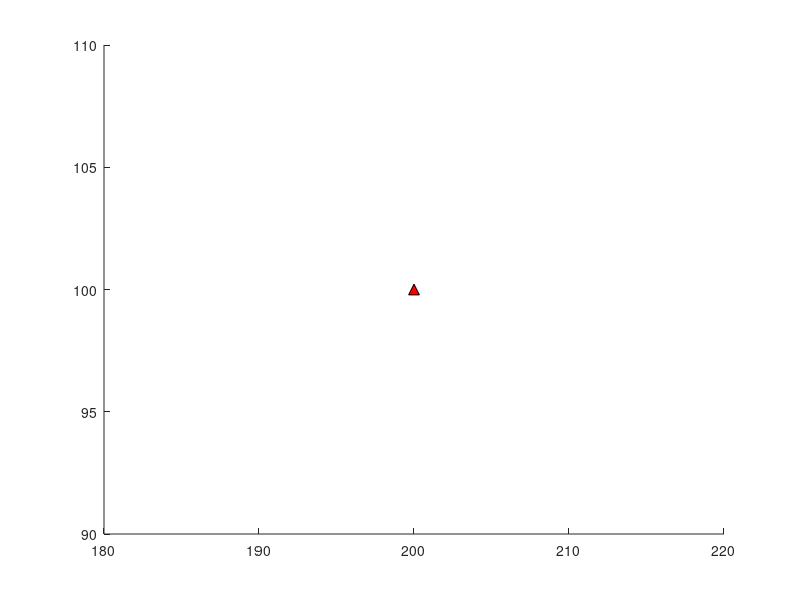

Reproduce this figure in MATLAB. (Note: this script raises an error after producing the figure.)
%% 2D FDoA iso doppler contours

% The scripts uses the emitter and sensor network positions and velocities
% to calculate the projection of the emitter(s) velocity on to each sensor followed
% by the difference of the experienced doppler shift at each sensor with
% respect to the central reference sensor (CRS) (idx = 1). The differences in doppler
% shifts w.r.t to the CRS is then used to compute and plot the isocontours
% that end up intersecting at the position of the emitting source.

clear;clc
%% iso Doppler Contours

emitterPos = [200 100].' ; % Source Position 

emitterVel = [1 1].'; % meters per sec

sensorPos = [00, 00; % Sensor positions (m)
            10, 10;
            10, -10;
           -10, 0].';
sensorVel = [0 0; 
             0 0; 
             0 0; 
             0 0].';
% figure;
% Draw Geometry
scatter(emitterPos(1,:),emitterPos(2,:),60,'DisplayName','Transmitter','Marker','^','MarkerFaceColor','r','MarkerEdgeColor','k');
hold on
label = [];

% Initializing graphics for reference sensor
ax = gca;
ax.Units ='normalized';
text(sensorPos(1,1)-.2,sensorPos(2,1)-.2,'S1','FontSize',10);
sen1mtn = quiver(sensorPos(1,1),sensorPos(2,1),(sensorVel(1,1)/4), (sensorVel(2,1)/4),'MaxHeadSize',4, 'Color','k');
excludeFromLegend(sen1mtn)

for i = 2:(size(sensorPos,2))
    label = ('  S'+ string(i));
    scatter(sensorPos(1,:),sensorPos(2,:),'DisplayName','Sensors','Marker','o','MarkerFaceColor','b','MarkerEdgeColor','k');
    text(sensorPos(1,i)-.2,sensorPos(2,i)-.2,label,'FontSize',10);

    % Draw velocity arrows for emitter
    for j = 1:size(emitterPos,2)
      srcmtn = quiver(emitterPos(1,j),emitterPos(2,j),(emitterVel(1,j)/4), (emitterVel(2,j)/4),'MaxHeadSize',4,'Color','k');
      excludeFromLegend(srcmtn);
    end

    % Draw velocity arrows for sensors
   senmtn = quiver(sensorPos(1,i),sensorPos(2,i),(sensorVel(1,i)/4), (sensorVel(2,i)/4),'MaxHeadSize',4, 'Color','k','LineStyle','-');
   excludeFromLegend(senmtn);

    % Draw isodoppler line S12
    vdiff = CalcDopDiff(emitterPos,emitterVel,sensorPos(:,1),sensorVel(:,1),sensorPos(:,i),sensorVel(:,i),3e8);
    xy_isodop = drawIsodop(sensorPos(:,1),sensorVel(:,1),sensorPos(:,i),sensorVel(:,i),emitterVel,vdiff,1000,max(max(emitterPos))*1.5);
    hh = plot(xy_isodop(1,:),xy_isodop(2,:),'DisplayName','Line of Constant FDOA','LineStyle','--','LineWidth',0.1,'Color','k');
    
end 

xlabel('Cross-Range (km)'); ylabel('Down-Range (km)'); title('FDoA Isodoppler Contours '+ string(size(sensorPos,2)) + ' Sensors')
legend('Source', 'Sensors', 'FDoA Solution')
excludeFromLegend(hh);
